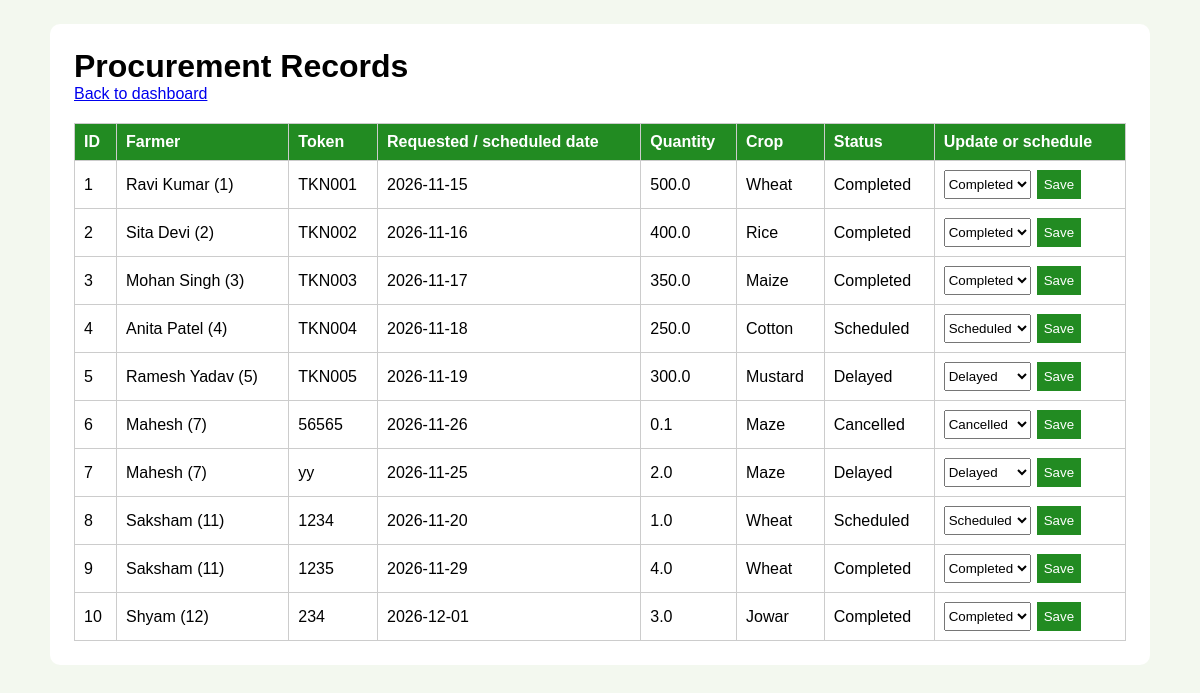
The app's page /view_procurements (signed in), older data.
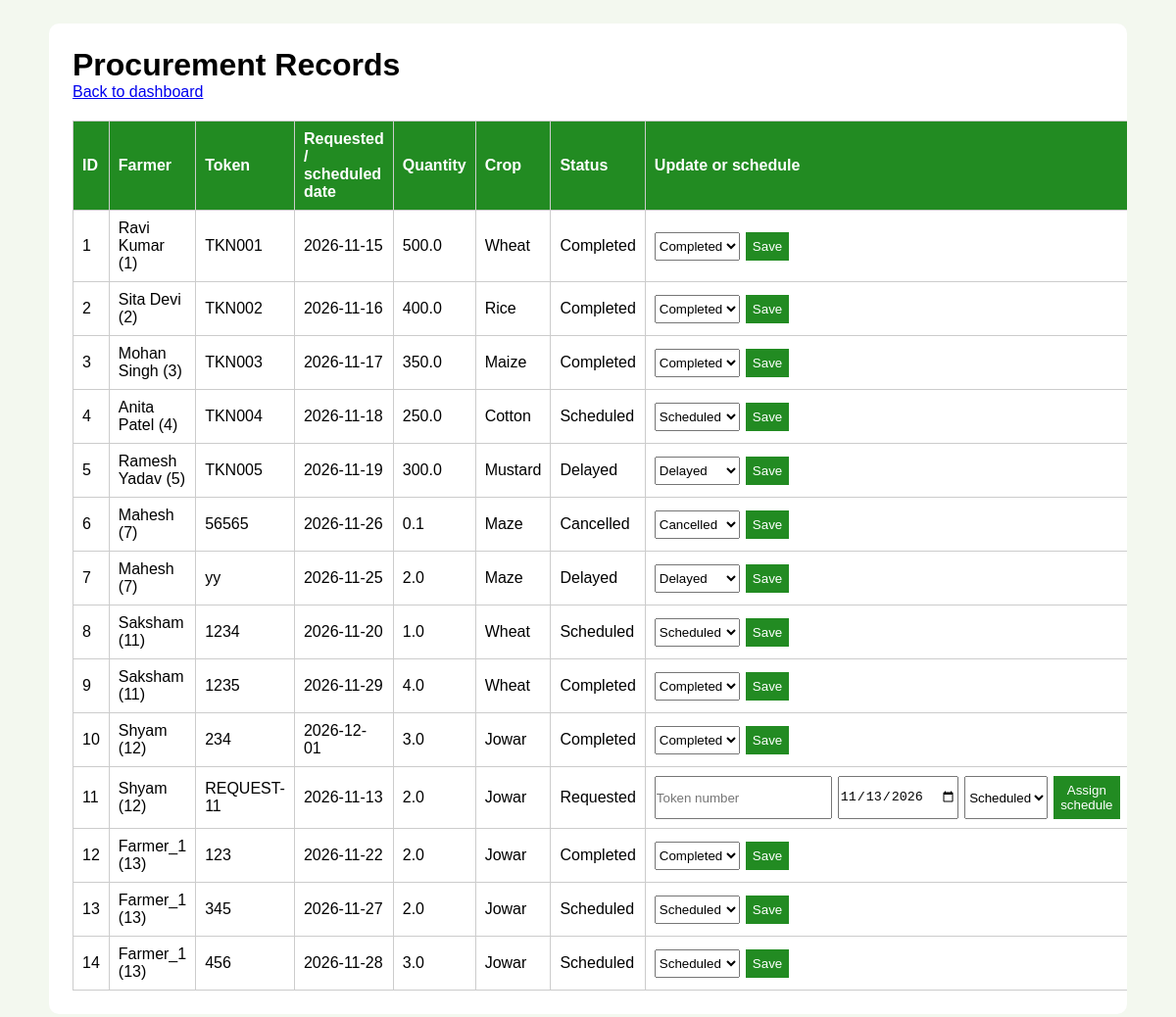
The same page, newer data.
### tables this page shows
CREATE TABLE procurements (
                Procurement_id INTEGER PRIMARY KEY AUTOINCREMENT,
                Farmer_id INTEGER NOT NULL,
                Name TEXT NOT NULL,
                Procurement_token TEXT UNIQUE NOT NULL,
                Procurement_date TEXT NOT NULL,
                Quantity REAL NOT NULL,
                Crop TEXT NOT NULL,
                Status TEXT NOT NULL DEFAULT 'Pending',

                FOREIGN KEY (Farmer_id) REFERENCES farmers(Farmer_id)
            );

### app.py (the view)
@app.route("/view_procurements")
def view_procurements():
    if not admin_is_logged_in():
        return redirect(url_for("admin_login"))
    procurement_records = database.get_all_procurements()
    return render_template("admin_procurements.html", records=procurement_records)

### app.py (called while the page is built)
def admin_is_logged_in():
    if session.get("role") == "admin":
        return True
    return False

### database.py (called while the page is built)
def get_all_procurements():
    conn = sqlite3.connect("database.db")
    try:
        cursor = conn.cursor()
        cursor.execute("SELECT * FROM procurements")
        details = cursor.fetchall()
        for detail in details:
            print(detail)
        print(f"Total procurements retrieved: {len(details)}")
        return details
    finally:
        conn.close()

### templates/admin_procurements.html (shortened to what this page needs)
<!DOCTYPE html>
<html lang="en">
<head>
    <link rel="stylesheet" href="{{ url_for('style') }}">
</head>
<body>
    <main>
        <h1>Procurement Records</h1>
        <p><a href="{{ url_for('admin_dashboard') }}">Back to dashboard</a></p>
        <table>
            <thead><tr><th>ID</th><th>Farmer</th><th>Token</th><th>Requested / scheduled date</th><th>Quantity</th><th>Crop</th><th>Status</th><th>Update or schedule</th></tr></thead>
            <tbody>
                {% for record in records %}
                <tr>
                    <td>{{ record[0] }}</td><td>{{ record[2] }} ({{ record[1] }})</td>
                    <td>{{ record[3] }}</td><td>{{ record[4] }}</td><td>{{ record[5] }}</td>
                    <td>{{ record[6] }}</td><td>{{ record[7] }}</td>
                    <td>
                        {% if record[7] == "Requested" %}
                        <form action="{{ url_for('update_status', procurement_id=record[0]) }}" method="post">
                            <input name="token_number" placeholder="Token number" required>
                            <input name="procurement_date" type="date" value="{{ record[4] if record[4] != 'Not scheduled' else '' }}" aria-label="Final procurement date" required>
                            <select name="status" aria-label="Procurement status">
                                <option value="Scheduled">Scheduled</option>
                            </select>
                            <button type="submit">Assign schedule</button>
                        </form>
                        {% else %}
                        <form action="{{ url_for('update_status', procurement_id=record[0]) }}" method="post">
                            <select name="status">
                                {% for status in ["Scheduled", "Delayed", "Completed", "Cancelled"] %}
                                <option value="{{ status }}" {% if record[7] == status %}selected{% endif %}>{{ status }}</option>
                                {% endfor %}
                            </select>
                            <button type="submit">Save</button>
                        </form>
                        {% endif %}
                    </td>
                </tr>
                {% else %}
                <tr><td colspan="8">No procurement records are available.</td></tr>
                {% endfor %}
            </tbody>
        </table>
    </main>
</body>
</html>

Row changes from the older to the newer data that the page shows:
added procurements: Procurement_id "11", Name "Shyam", Farmer "12", Procurement_token "REQUEST-11", Procurement_date "2026-11-13", Quantity "2.0", Crop "Jowar", Status "Requested", procurement_date "11/13/2026"
added procurements: Procurement_id "12", Name "Farmer_1", Farmer "13", Procurement_token "123", Procurement_date "2026-11-22", Quantity "2.0", Crop "Jowar", Status "Completed", status "Completed"
added procurements: Procurement_id "13", Name "Farmer_1", Farmer "13", Procurement_token "345", Procurement_date "2026-11-27", Quantity "2.0", Crop "Jowar", Status "Scheduled", status "Scheduled"
added procurements: Procurement_id "14", Name "Farmer_1", Farmer "13", Procurement_token "456", Procurement_date "2026-11-28", Quantity "3.0", Crop "Jowar", Status "Scheduled", status "Scheduled"
